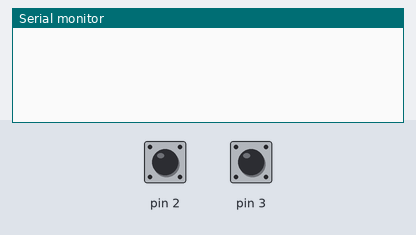
Recording of a sketch running on a simulated Arduino Leonardo, built with avr-gcc and run on an emulated ATmega32U4. Parts: the last lines printed to the serial monitor. The inputs (shaded band) are chosen by the test bench; at power-on: pin 2 HIGH, pin 3 HIGH. USB keyboard and mouse output is not drawn.

Above: at 1.2 s.
1.3 s: pin 2 pulled LOW for 0.15 s
At 1.44 s:
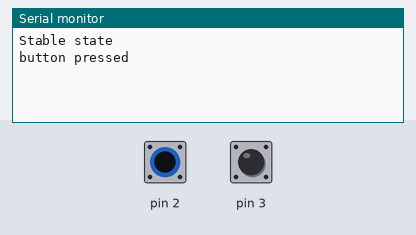
At 2.8 s:
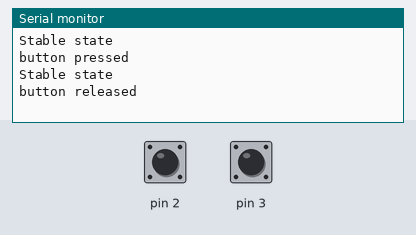

Measured:
- after the input at 1.3 s, the serial monitor: prints a new line at once (image 1)

The sketch:

wiredKeyCode.ino
```cpp
#include <Keyboard.h>
 //the character we want to type, for two buttons, two keys
 char myKey2 = 'A';
 char myKey3 = 'B';

 // saving the state of the push button, default is high
 int buttonState2 = 1;
 int buttonState3 = 1;

 // time for avoinding noise
 int timeNoise = 10;

void setup() {
  // make pin 2 an 3 an input and turn on the
  // pullup resistor so it goes high unless
  // connected to ground:
  // button is on 2 and 3 pins
  pinMode(2, INPUT_PULLUP);
  pinMode(3, INPUT_PULLUP);

  //start emulating keyboard
  Keyboard.begin();

  //start serial port for debug
  Serial.begin(9600);
}

int simulateSwitch(int pinNumber, char keyPressed, int buttonState){
  //wait
    delay(timeNoise);
    //read it again

    //still different
    if(buttonState != digitalRead(pinNumber))
    {
      Serial.println("Stable state");

      //save on the buttonState variable
      buttonState = digitalRead(pinNumber);

      if(buttonState == LOW)
      {
        Keyboard.press(keyPressed);
        Serial.println("button pressed");
      }
      if(buttonState == HIGH)
      {
        Keyboard.release(keyPressed);
        Serial.println("button released");
      }
    }

    return buttonState;
}


void loop() {

  //something changed on button2
  if(buttonState2 != digitalRead(2))
  {
    buttonState2 = simulateSwitch(2, myKey2, buttonState2);
  }
  //something changed on button3
  if(buttonState3 != digitalRead(3))
  {
    buttonState3 = simulateSwitch(3, myKey3, buttonState3);
  }
}
```
